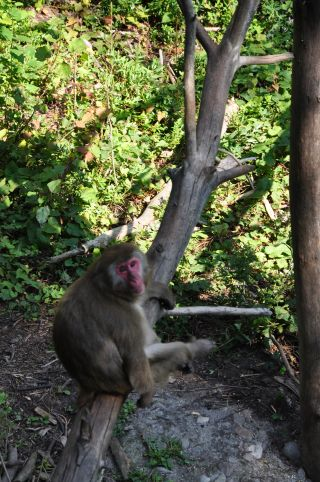
#> input picture dev_tools/opencv/practical_python_and_opencv/images/baboon1.jpg, 320 x 482 px
$ python getting_and_setting.py --image images/baboon1.jpg   (Python 2 division)
#> lines starting #> are read from the running program, lines starting #| are printed output that depends on the picture; after the words box and inside, x2 and y2 are one past the last pixel; in counts of white or black regions, pixels touching at a corner belong together
#!/usr/bin/env python
#coding=utf-8

'''
功能: 访问和操作像素值

Keep in mind:
	1. opencv 中保存图片的 RGB 通道值是反向的.
	2. 我们一般的写法就是 rows x columns, 而 numpy 中的写法则是 columns x rows

颜色表:

• Black: (0,0,0)
• White: (255,255,255)
• Red: (255,0,0)
• Green: (0,255,0)
• Blue: (0,0,255)
• Aqua: (0,255,255)
• Fuchsia: (255,0,255)
• Maroon: (128,0,0)
• Navy: (0,0,128)
• Olive: (128,128,0)
• Purple: (128,0,128)
• Teal: (0,128,128)
• Yellow: (255,255,0)
'''

import argparse
import cv2

ap = argparse.ArgumentParser()
ap.add_argument("-i", "--image", required=True,
	help="Path to the image")

args = vars(ap.parse_args())

image = cv2.imread(args["image"])
#> image is the input picture: shape (482, 320, 3); mean B, G, R 65.5, 91.9, 86.2
cv2.imshow("Origin", image)

(b, g, r) = image[0, 0]
#> b = 95; g = 227; r = 197
print "Pixel at (0, 0) - Red: %d, Green: %d, Blue: %d" % (r, g, b)
#| Pixel at (0, 0) - Red: 197, Green: 227, Blue: 95
image[0, 0] = (0, 0, 255)
#> image: shape (482, 320, 3); under 0.01% of pixels changed, all inside (x1, y1, x2, y2) = (0, 0, 1, 1)
(b, g, r) = image[0, 0]
#> b = 0; g = 0; r = 255
print "Pixel at (0, 0) - Red: %d, Green: %d, Blue: %d" % (r, g, b)
#| Pixel at (0, 0) - Red: 255, Green: 0, Blue: 0

# 更改一大块像素值
corner = image[0:100, 0:120]
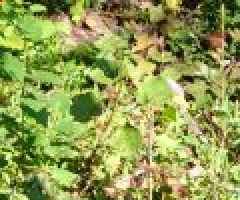
#> corner: shape (100, 120, 3) (shown 2 times larger); mean B, G, R 82.2, 156.8, 145.7
cv2.imshow("corner", corner)

# numpy 切片格式
# 100 行, 120 列
# image[y_start:y_end, x_start:x_end]

image[0:100, 0:120] = (0, 0, 255)
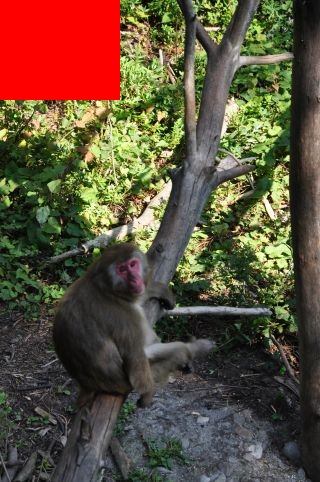
#> image: shape (482, 320, 3); mean B, G, R 59.1, 79.7, 94.7
cv2.imshow("updata", image)

cv2.waitKey(0)

$ run again, on dev_tools/opencv/practical_python_and_opencv/images/baboon3.jpg
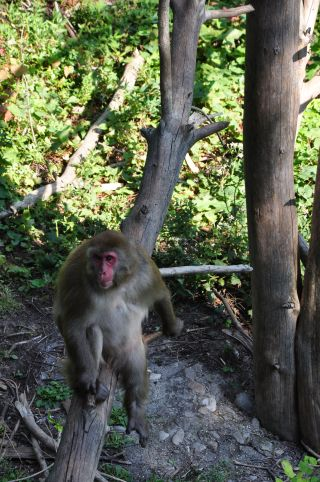
#> input picture dev_tools/opencv/practical_python_and_opencv/images/baboon3.jpg, 320 x 482 px
#> image is the input picture: shape (482, 320, 3); mean B, G, R 79, 98.7, 92.3
#> `(b, g, r) = image[0, 0]`: b = 84; g = 146; r = 128
#| Pixel at (0, 0) - Red: 128, Green: 146, Blue: 84
#> `(b, g, r) = image[0, 0]`: b = 0; r = 255
#| Pixel at (0, 0) - Red: 255, Green: 0, Blue: 0
#> `corner = image[0:100, 0:120]`:
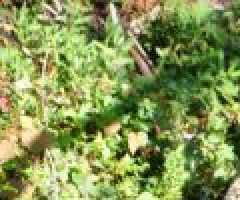
#> corner: shape (100, 120, 3) (shown 2 times larger); mean B, G, R 83.5, 150, 133.6
#> `image[0:100, 0:120] = (0, 0, 255)`:
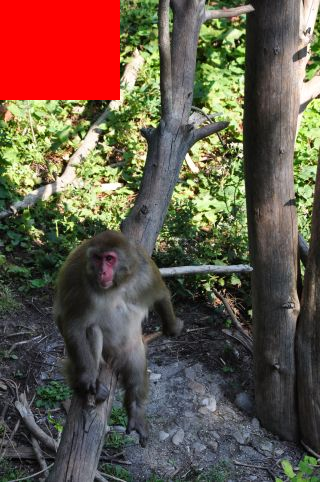
#> image: shape (482, 320, 3); mean B, G, R 72.5, 87.1, 101.7

$ run again, on dev_tools/opencv/practical_python_and_opencv/images/baboon4.jpg
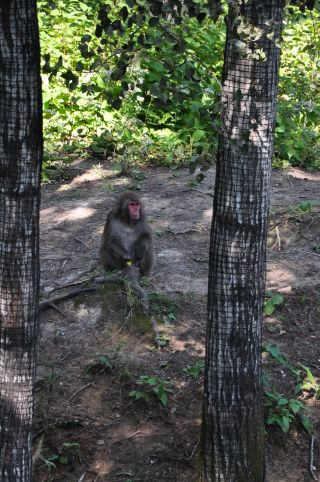
#> input picture dev_tools/opencv/practical_python_and_opencv/images/baboon4.jpg, 320 x 482 px
#> image is the input picture: shape (482, 320, 3); mean B, G, R 73.6, 85, 79.8
#> `(b, g, r) = image[0, 0]`: b = 16; g = 14; r = 13
#| Pixel at (0, 0) - Red: 13, Green: 14, Blue: 16
#> `(b, g, r) = image[0, 0]`: b = 0; r = 255
#| Pixel at (0, 0) - Red: 255, Green: 0, Blue: 0
#> `corner = image[0:100, 0:120]`:
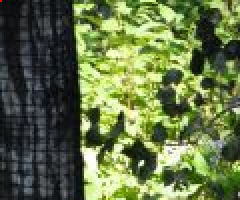
#> corner: shape (100, 120, 3) (shown 2 times larger); mean B, G, R 69.3, 113.7, 98.7
#> `image[0:100, 0:120] = (0, 0, 255)`:
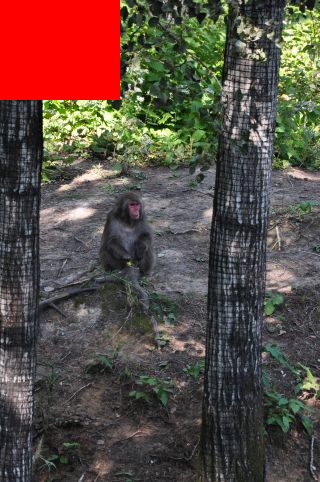
#> image: shape (482, 320, 3); mean B, G, R 68.2, 76.2, 92
